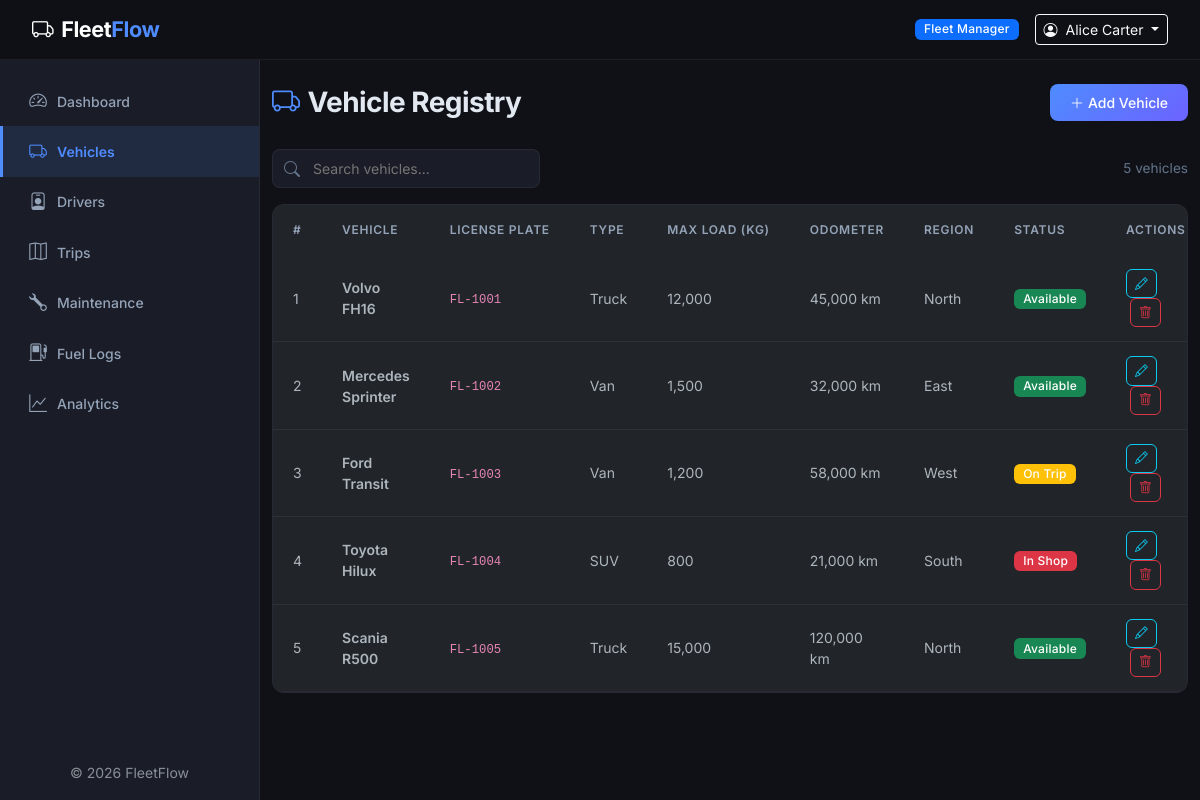
The page /vehicles/index.php (signed in) on the database its author committed.
### tables this page shows
CREATE TABLE vehicles (
    id INT AUTO_INCREMENT PRIMARY KEY,
    vehicle_name VARCHAR(100) NOT NULL,
    license_plate VARCHAR(20) NOT NULL UNIQUE,
    vehicle_type ENUM('Truck','Van','Sedan','SUV','Bus') NOT NULL DEFAULT 'Truck',
    max_load_capacity DECIMAL(10,2) NOT NULL DEFAULT 0,
    odometer DECIMAL(12,2) NOT NULL DEFAULT 0,
    acquisition_cost DECIMAL(12,2) NOT NULL DEFAULT 0,
    region VARCHAR(50) DEFAULT 'Default',
    status ENUM('Available','On Trip','In Shop','Retired') NOT NULL DEFAULT 'Available',
    created_at TIMESTAMP DEFAULT CURRENT_TIMESTAMP,
    updated_at TIMESTAMP DEFAULT CURRENT_TIMESTAMP ON UPDATE CURRENT_TIMESTAMP
);

### vehicles/index.php (the view, shortened to what this page needs)
<?php
require_once __DIR__ . '/../config/helpers.php';
$db = getDB();
$vehicles = $db->query("SELECT * FROM vehicles ORDER BY created_at DESC")->fetchAll();
require_once __DIR__ . '/../includes/header.php';
require_once __DIR__ . '/../includes/sidebar.php';
?>
<div class="page-header">
    <h1><i class="bi bi-truck"></i>Vehicle Registry</h1>
    <a href="<?= baseUrl() ?>/vehicles/add.php" class="btn btn-ff">
        <i class="bi bi-plus-lg me-1"></i>Add Vehicle
    </a>
</div>
<div class="d-flex justify-content-between align-items-center mb-3 flex-wrap gap-2">
    <div class="ff-search">
        <i class="bi bi-search"></i>
        <input type="text" id="tableSearch" placeholder="Search vehicles...">
    </div>
    <span class="text-muted-light" style="font-size:0.85rem"><?= count($vehicles) ?> vehicles</span>
</div>
<div class="ff-table-wrapper">
    <div class="table-responsive">
        <table class="table ff-table" id="dataTable">
            <thead>
                <tr>
                    <th>#</th>
                    <th>Vehicle</th>
                    <th>License Plate</th>
                    <th>Type</th>
                    <th>Max Load (kg)</th>
                    <th>Odometer</th>
                    <th>Region</th>
                    <th>Status</th>
                    <th>Actions</th>
                </tr>
            </thead>
            <tbody>
                <?php if (empty($vehicles)): ?>
                    <tr><td colspan="9" class="text-center text-muted py-4">No vehicles found.</td></tr>
                <?php else: ?>
                    <?php foreach ($vehicles as $i => $v): ?>
                    <tr>
                        <td><?= $i + 1 ?></td>
                        <td class="fw-semibold"><?= sanitize($v['vehicle_name']) ?></td>
                        <td><code><?= sanitize($v['license_plate']) ?></code></td>
                        <td><?= sanitize($v['vehicle_type']) ?></td>
                        <td><?= number_format($v['max_load_capacity'], 0) ?></td>
                        <td><?= number_format($v['odometer'], 0) ?> km</td>
                        <td><?= sanitize($v['region']) ?></td>
                        <td><?= vehicleStatusBadge($v['status']) ?></td>
                        <td class="action-btns">
                            <a href="<?= baseUrl() ?>/vehicles/edit.php?id=<?= $v['id'] ?>" class="btn btn-sm btn-outline-info" title="Edit">
                                <i class="bi bi-pencil"></i>
                            </a>
                            <a href="<?= baseUrl() ?>/vehicles/delete.php?id=<?= $v['id'] ?>" class="btn btn-sm btn-outline-danger" title="Delete" data-confirm="Delete this vehicle?">
                                <i class="bi bi-trash"></i>
                            </a>
                        </td>
                    </tr>
                    <?php endforeach; ?>
                <?php endif; ?>
            </tbody>
        </table>
    </div>
</div>
<?php require_once __DIR__ . '/../includes/footer.php'; ?>

### config/helpers.php (shortened to what this page needs)
<?php
function sanitize(string $input): string {
    return htmlspecialchars(trim($input), ENT_QUOTES, 'UTF-8');
}
function vehicleStatusBadge(string $status): string {
    $map = [
        'Available' => 'success',
        'On Trip'   => 'warning',
        'In Shop'   => 'danger',
        'Retired'   => 'secondary',
    ];
    $cls = $map[$status] ?? 'light';
    return '<span class="badge bg-' . $cls . '">' . sanitize($status) . '</span>';
}
function baseUrl(): string {
    return '/feetflow';
}

### assets/css/style.css (style rules this page uses)
:root { --ff-bg: #0f1117; --ff-surface: #1a1d27; --ff-surface-elevated: #22263a; --ff-border: rgba(255, 255, 255, 0.06); --ff-accent: #4f8cff; --ff-accent-glow: rgba(79, 140, 255, 0.25); --ff-gradient: linear-gradient(135deg, #4f8cff 0%, #6c63ff 100%); --ff-green: #34d399; --ff-yellow: #fbbf24; --ff-red: #f87171; --ff-sidebar-width: 260px; --ff-navbar-height: 60px; --ff-radius: 12px; --ff-font: 'Inter', -apple-system, BlinkMacSystemFont, sans-serif; --ff-transition: all 0.3s cubic-bezier(0.4, 0, 0.2, 1); }
* { margin: 0; padding: 0; box-sizing: border-box; }
body { font-family: var(--ff-font); background: var(--ff-bg); color: #e2e8f0; overflow-x: hidden; min-height: 100vh; }
.ff-table-wrapper { background: var(--ff-surface); border: 1px solid var(--ff-border); border-radius: var(--ff-radius); overflow: hidden; }
.ff-table { margin: 0; color: #e2e8f0; }
.ff-table thead { background: var(--ff-surface-elevated); }
.ff-table thead th { font-size: 0.75rem; font-weight: 600; text-transform: uppercase; letter-spacing: 0.06em; color: #94a3b8; padding: 1rem 1.25rem; border: none; white-space: nowrap; }
.ff-table tbody td { padding: 0.875rem 1.25rem; vertical-align: middle; border-color: var(--ff-border); font-size: 0.875rem; }
.ff-table tbody tr { transition: var(--ff-transition); }
.badge { font-weight: 500; font-size: 0.75rem; padding: 0.35em 0.75em; border-radius: 6px; letter-spacing: 0.02em; }
.btn-ff { background: var(--ff-gradient); color: #fff; border: none; border-radius: 8px; padding: 0.5rem 1.25rem; font-weight: 500; font-size: 0.875rem; transition: var(--ff-transition); }
.page-header { display: flex; justify-content: space-between; align-items: center; margin-bottom: 1.75rem; flex-wrap: wrap; gap: 1rem; }
.page-header h1 { font-size: 1.75rem; font-weight: 700; letter-spacing: -0.02em; margin: 0; }
.page-header h1 i { color: var(--ff-accent); margin-right: 0.5rem; }
.ff-search { position: relative; max-width: 300px; }
.ff-search input { background: var(--ff-surface); border: 1px solid var(--ff-border); color: #e2e8f0; border-radius: 8px; padding: 0.5rem 1rem 0.5rem 2.5rem; font-size: 0.875rem; width: 100%; transition: var(--ff-transition); }
.ff-search i { position: absolute; left: 0.75rem; top: 50%; transform: translateY(-50%); color: #64748b; }
.text-muted-light { color: #64748b !important; }
.action-btns .btn { padding: 0.25rem 0.5rem; font-size: 0.8rem; border-radius: 6px; }
.action-btns .btn + .btn { margin-left: 0.25rem; }

### rows shown on the page
vehicles: vehicle_name "Volvo FH16", license_plate "FL-1001", vehicle_type "Truck", max_load_capacity "12,000", odometer "45,000", region "North", status "Available"
vehicles: vehicle_name "Mercedes Sprinter", license_plate "FL-1002", vehicle_type "Van", max_load_capacity "1,500", odometer "32,000", region "East", status "Available"
vehicles: vehicle_name "Ford Transit", license_plate "FL-1003", vehicle_type "Van", max_load_capacity "1,200", odometer "58,000", region "West", status "On Trip"
vehicles: vehicle_name "Toyota Hilux", license_plate "FL-1004", vehicle_type "SUV", max_load_capacity "800", odometer "21,000", region "South", status "In Shop"
vehicles: vehicle_name "Scania R500", license_plate "FL-1005", vehicle_type "Truck", max_load_capacity "15,000", odometer "120,000", region "North", status "Available"

### other values the page prints
currentRole() "Fleet Manager"
currentUserName() "Alice Carter"
$item['label'] "Dashboard"
$item['label'] "Vehicles"
$item['label'] "Drivers"
$item['label'] "Trips"
$item['label'] "Maintenance"
$item['label'] "Fuel Logs"
$item['label'] "Analytics"
count($vehicles) "5"
